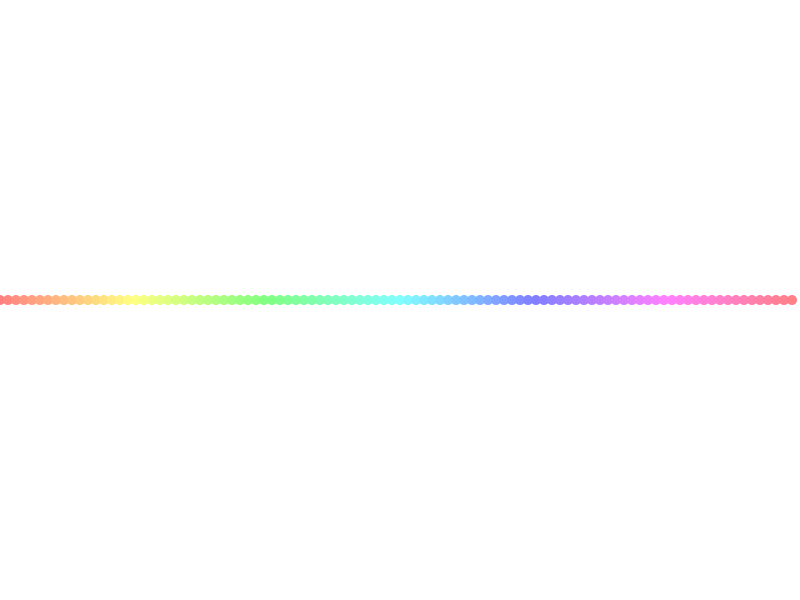
Frame 1 (no input)
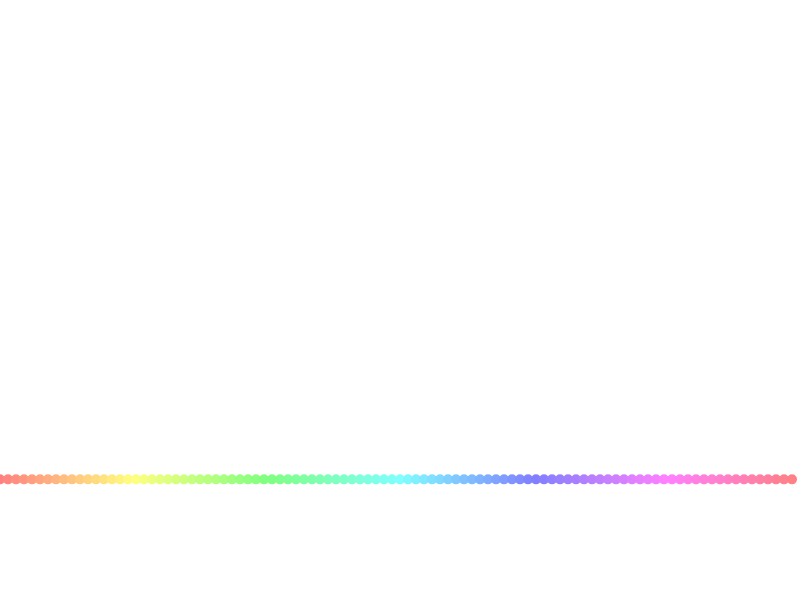
Frame 60 (no input)
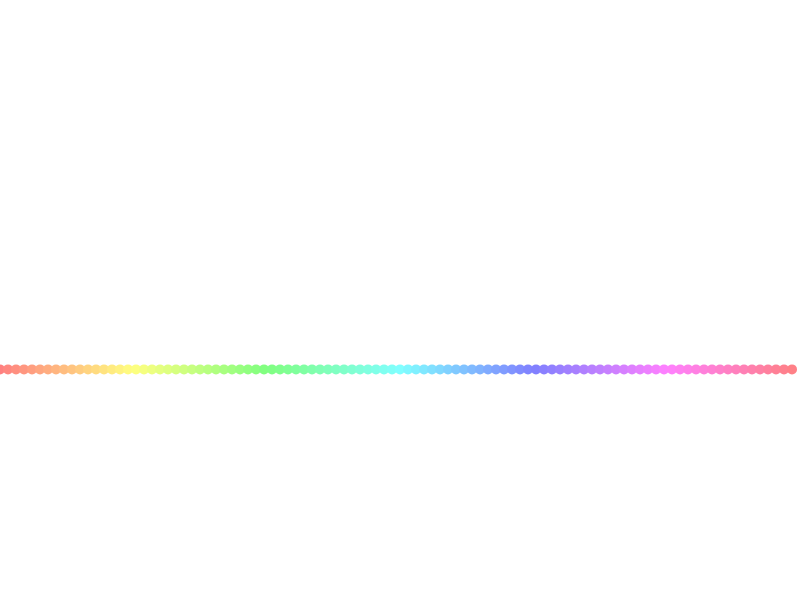
Frame 120 (the mouse pressed at the canvas centre since frame 60)

The p5.js sketch that drew these frames (run headless with seeded random() and noise() and a simulated clock; from frame 60 on, the mouse is pressed at the canvas centre):

// p5.js sketch
// ── sketch.js
let dots = [];
let numDots = 100;
let gravity = .098;



function setup() {
 createCanvas(800, 600);
 colorMode(HSB);
 noStroke();

 for (let i = 0; i < numDots; i++){
  let x = width / numDots * i;
  dots[i] = new Dot(x, height/2, 10, i)
 }

}

function draw() {
  background(0, 0, 100)
  
  for (let i = 0; i < dots.length; i++){
    dots[i].update();
  }

}

class Dot{
  constructor(x, y, diameter, id){
    this.position = createVector(x, y);
    this.velocity = createVector(0, 0);
    this.diameter = diameter;
    
    this.id = id;
    
    this.hue = this.id / numDots * 360;
    
  }

  update(){
   // let vectorToMouse = createVector(mouseX - this.position.x, mouseY - this.position.y);
   // vectorToMouse.normalize();


   // this.velocity = vectorToMouse;

    this.velocity.y += gravity

    this.position.add(this.velocity);

    if (this.position.y > height){
      this.velocity.y *= -1;
    }

    fill(this.hue, 50, 100);
    ellipse(this.position.x, this.position.y, this.diameter, this.diameter);
  }
}
